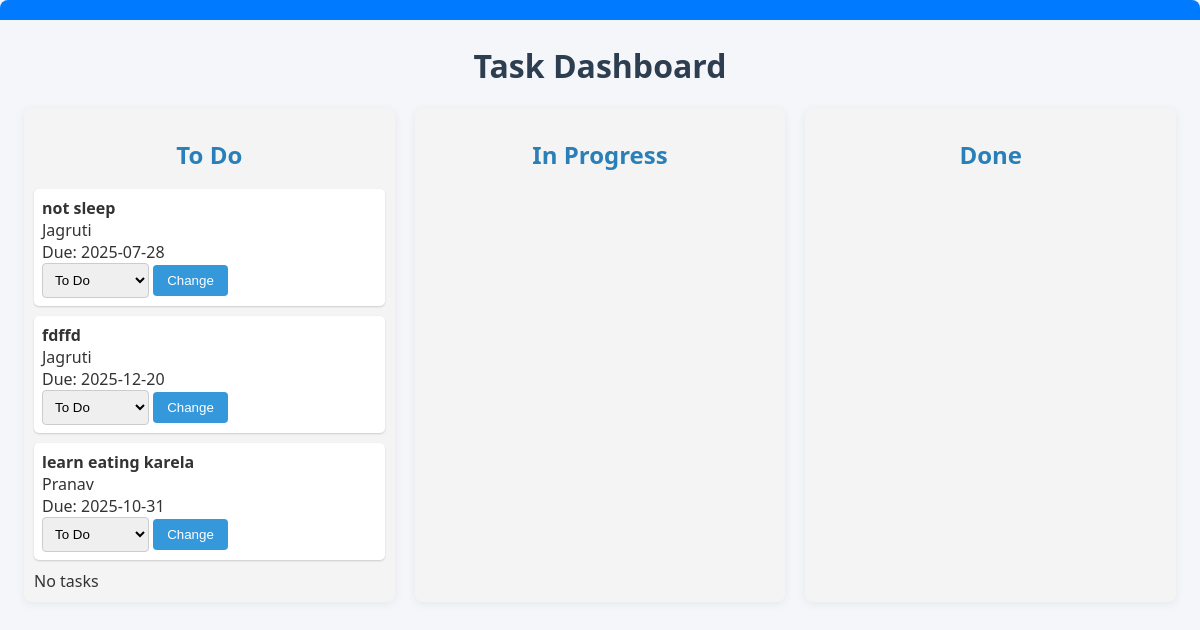
Before: /filter/To Do with the older database file.
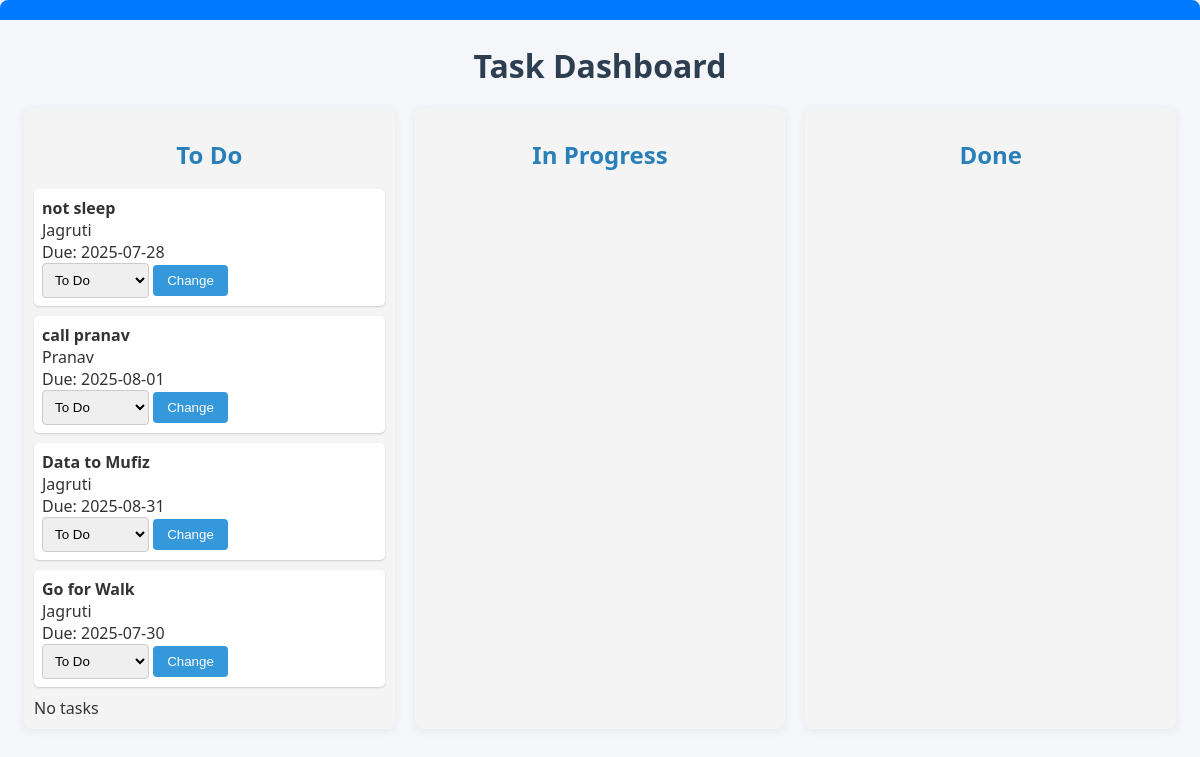
After: the same page with the newer database file.
### tables this page shows
CREATE TABLE tasks (
            id INTEGER PRIMARY KEY AUTOINCREMENT,
            title TEXT NOT NULL,
            assigned_to TEXT NOT NULL,
            status TEXT NOT NULL,
            due_date DATETIME,
            created_at DATETIME DEFAULT CURRENT_TIMESTAMP,
            updated_at DATETIME DEFAULT CURRENT_TIMESTAMP,
            FOREIGN KEY (assigned_to) REFERENCES users(username)
        );

### app.py (the view)
@app.route('/filter/<status>')
def filter_tasks(status):
    conn = get_db_connection()
    tasks = conn.execute("SELECT * FROM tasks WHERE status = ?", (status,)).fetchall()
    conn.close()
    return render_template('index.html', tasks=tasks)

### app.py (called while the page is built)
def get_db_connection():
    conn = sqlite3.connect('database.db')
    conn.row_factory = sqlite3.Row
    return conn

### templates/index.html (shortened to what this page needs)
<!DOCTYPE html>
<html>
<head>
    <link rel="stylesheet" href="/static/style.css">
</head>
<body>
    <div class="header-bar">
    </div>
    <h1>Task Dashboard</h1>
    <div class="board-container">
        <div class="board">
            <h2>To Do</h2>
            {% set found = false %}
            {% for task in tasks if task.status == 'To Do' %}
              {% set found = true %}
                <div class="task-item">
                    <strong>{{ task.title }}</strong><br>
                    {{ task.assigned_to }}<br>
                    Due: {{ task.due_date }}<br>
                    <form action="{{ url_for('update_status', task_id=task.id) }}" method="post" style="display:inline;">
                        <select name="status">
                            <option value="To Do" {% if task.status == 'To Do' %}selected{% endif %}>To Do</option>
                        </select>
                        <button type="submit">Change</button>
                    </form>
                </div>
            {% endfor %}
            {% if not found %}
              <div>No tasks</div>
            {% endif %}
        </div>
        <div class="board">
            <h2>In Progress</h2>
        </div>
        <div class="board">
            <h2>Done</h2>
        </div>
    </div>
</body>
</html>

Changed rows visible on the page:
removed tasks: title "fdffd", assigned_to "Jagruti", due_date "2025-12-20", status "To Do"
no longer on this page (row edited): tasks: title "learn eating karela", assigned_to "Pranav", due_date "2025-10-31", status "To Do"
added tasks: title "call pranav", assigned_to "Pranav", due_date "2025-08-01", status "To Do"
added tasks: title "Data to Mufiz", assigned_to "Jagruti", due_date "2025-08-31", status "To Do"
added tasks: title "Go for Walk", assigned_to "Jagruti", due_date "2025-07-30", status "To Do"
